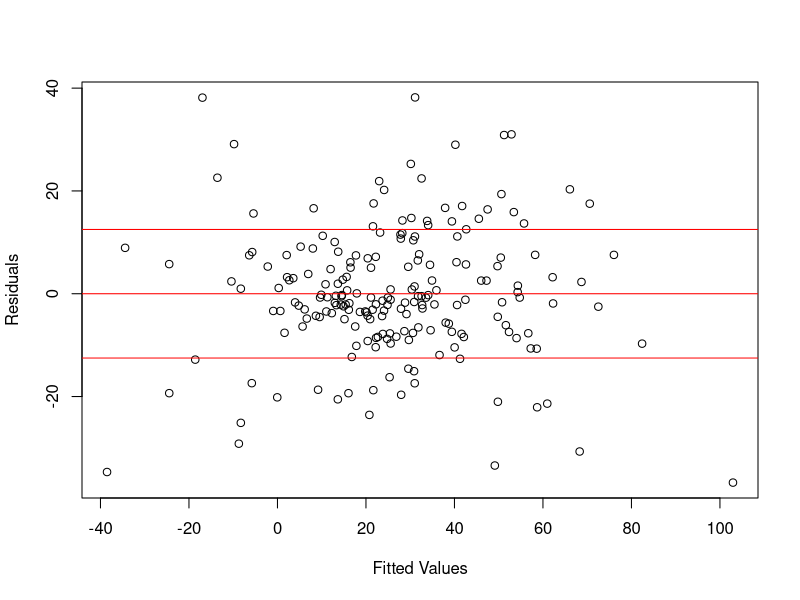

The R source for this figure:
#Q1-5
#Data Preparation
library(AER)

data("USMacroG")
USMacroG=na.omit(USMacroG)
Macro=as.data.frame(apply(USMacroG,2,diff))
dim(Macro)

#Regress on gdp, invest, government, dpi, population, interest
fit1_5 = lm(Macro$consumption ~ Macro$gdp + Macro$invest + Macro$government 
            + Macro$dpi + Macro$population + Macro$interest)
summary(fit1_5)
plot(fit1_5$fitted.values, fit1_5$residuals, xlab = "Fitted Values", ylab 
     = "Residuals")
abline(mean(fit1_5$residuals),mean(fit1_5$residuals),  col = "red")
abline(sd(fit1_5$residuals),0,  col = "red")
abline(-sd(fit1_5$residuals),0,  col = "red")
mean(fit1_5$residuals)
sd(fit1_5$residuals)
